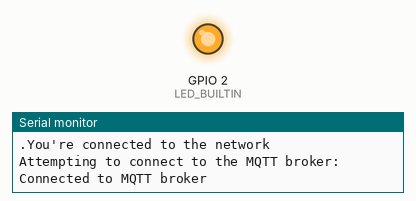
Simulated run of this sketch. Board: ESP8266 (NodeMCU). Parts: output pins drawn as LEDs (lit = HIGH, except the on-board LED, lit = LOW), the last lines printed to the serial monitor. WiFi joins after 1.5 s; servers stay silent unless stated; no MQTT or app messages arrive unless stated.

Above: at 8.0 s.
At 11.02 s:
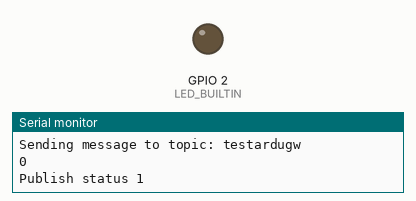
Timing chart, 0 to 18.1 s (numbered marks = the images above):
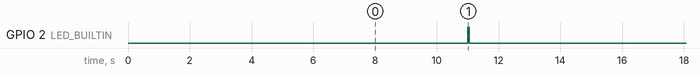

Measured:
- by itself, GPIO 2 (LED_BUILTIN): alternates HIGH for 0.05 s and LOW for 9.9 s

The sketch:

light_sleep_mode.ino
```cpp
#include <PubSubClient.h>
#include <ESP8266WiFi.h>


///////please enter your sensitive data in the Secret tab/arduino_secrets.h
const char* ssid = "HUAWEI-U3uy";        // your network SSID (name)
const char* pass = "Limaes01";    // your network password (use for WPA, or use as key for WEP)

WiFiClient wifiClient;
PubSubClient client(wifiClient);

const char* mqtt_server = "test.mosquitto.org";
//int        port     = 1883;
//const char topic[]  = "testardugw";
//int        count = 1;


//set interval for sending messages (milliseconds)
const long interval = 10000;
unsigned long previousMillis = 0;

int counter = 0;
bool txstatus;

void setup() {
  //Initialize serial and wait for port to open:
  Serial.begin(9600);
  pinMode(LED_BUILTIN, OUTPUT);
  while (!Serial) {
    ; // wait for serial port to connect. Needed for native USB port only
  }

  // attempt to connect to Wifi network:
  Serial.print("Attempting to connect to WPA SSID: ");
  Serial.println(ssid);
  while (WiFi.begin(ssid, pass) != WL_CONNECTED) {
    // failed, retry
    Serial.print(".");
    delay(5000);
  }

  Serial.println("You're connected to the network");
  Serial.println();

  Serial.print("Attempting to connect to the MQTT broker: ");
  client.setServer(mqtt_server, 1883);
  client.setCallback(callback);
  while (!client.connected()) {
    if (client.connect("ESP8266Client", "", "")) {
      Serial.println("Connected to MQTT broker");
    } else {
      Serial.print("Failed to connect to MQTT broker, rc=");
      Serial.println(client.state());
      delay(1000);
    }
  }
}


void loop() {
  // call poll() regularly to allow the library to send MQTT keep alive which
  // avoids being disconnected by the broker
  //mqttClient.poll();

  unsigned long currentMillis = millis();

  if (currentMillis - previousMillis >= interval) {
    // save the last time a message was sent
    previousMillis = currentMillis;

    //record random value from A0, A1 and A2
int Rvalue = counter;


    Serial.print("Sending message to topic: ");
    Serial.println("testardugw");
    Serial.println(Rvalue);


    // send message, the Print interface can be used to set the message contents
    txstatus = client.publish("testardugw", "test_hello");
    char buffer[40];
    sprintf(buffer, "Publish status %i ", txstatus);
    Serial.println(buffer);
    delay(1000);
    digitalWrite(LED_BUILTIN, HIGH);   // turn the LED on (HIGH is the voltage level)
    delay(50);                       // wait for a second
    digitalWrite(LED_BUILTIN, LOW);    // turn the LED off by making the voltage LOW
    delay(50);
    //mqttClient.endMessage();

  delay(5000); // Wait for 10 seconds


    Serial.println();
   counter = counter + 1;
  }
}

void callback(char* topic, byte* payload, unsigned int length) {
  // Handle incoming MQTT messages
}
```
